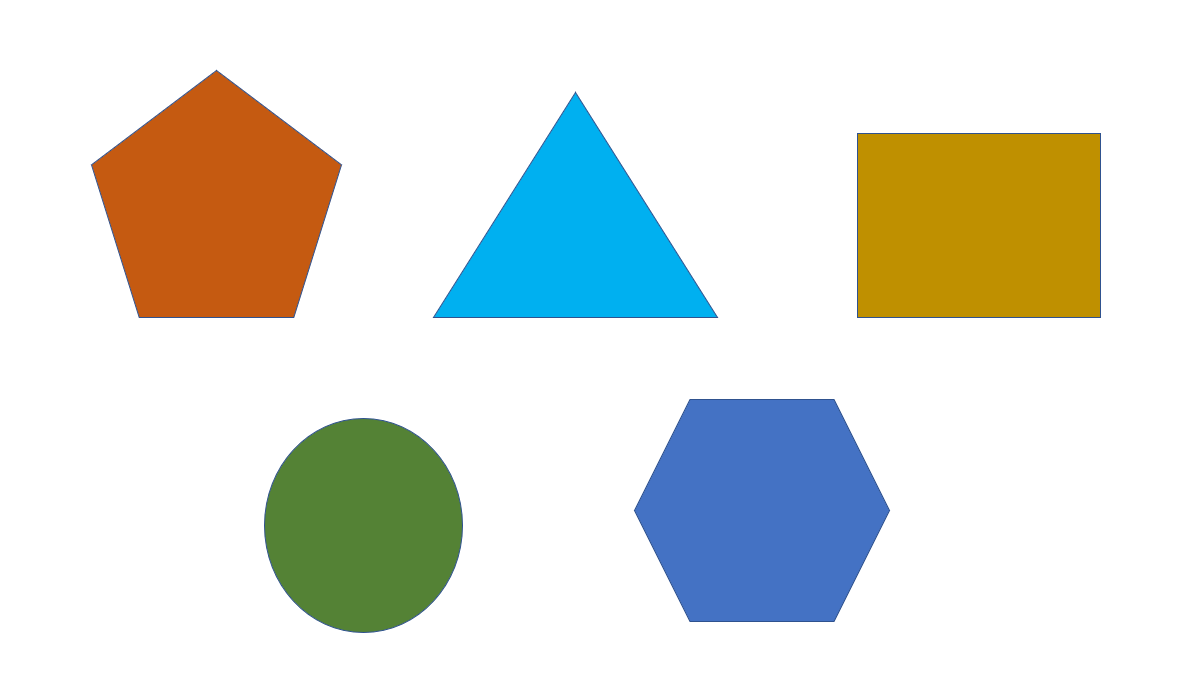
#> input picture Day17/3.Project/inputImages/1.png, 1200 x 696 px; its folder holds only this picture in this run
$ python shape_detection.py
#> lines starting #> are read from the running program, lines starting #| are printed output that depends on the picture; after the words box and inside, x2 and y2 are one past the last pixel; in counts of white or black regions, pixels touching at a corner belong together
import os
import cv2
import numpy as np

#################### Load Image
def load_image(image_path):
    return cv2.imread(image_path)

#################### Convert to Grayscale
def convert_to_grayscale(image):
    return cv2.cvtColor(image, cv2.COLOR_BGR2GRAY)

################### Apply Threshold
def apply_threshold(gray):
    _, threshold = cv2.threshold(gray, 200, 255, cv2.THRESH_BINARY_INV)
    return threshold

################## Detect Contours
def detect_contours(binary_image):
    contours, hierarchy = cv2.findContours(binary_image,cv2.RETR_EXTERNAL,cv2.CHAIN_APPROX_SIMPLE)
    return contours

############### Detect Shape
def detect_shape(contour):
    perimeter = cv2.arcLength(contour, True)
    hull = cv2.convexHull(contour)
    approx = cv2.approxPolyDP(hull, 0.02 * cv2.arcLength(hull, True), True)
    sides = len(approx)
    if sides == 3:
        return "Triangle"
    elif sides == 4:
        # Distinguish Square and Rectangle
        x, y, w, h = cv2.boundingRect(approx)
        aspect_ratio = w / float(h)
        if 0.95 <= aspect_ratio <= 1.05:
            return "Square"
        else:
            return "Rectangle"
    elif sides == 5:
        return "Pentagon"
    elif sides == 6:
        return "Hexagon"
    else:
        return "Circle"
################## Draw Contours and Labels
def draw_shapes(image, contours):
    output = image.copy()
    for contour in contours:
        area = cv2.contourArea(contour)
        if area < 100:
            continue
        perimeter = cv2.arcLength(contour, True)
        shape = detect_shape(contour)
        cv2.drawContours(output, [contour], -1, (0, 255, 0), 2)
        # Bounding Rectangle
        x, y, w, h = cv2.boundingRect(contour)
        cv2.rectangle(output, (x, y), (x + w, y + h), (255, 0, 0), 2)
        # Shape Label
        cv2.putText(output,shape,(x, y - 40),cv2.FONT_HERSHEY_SIMPLEX,0.6,(0, 0, 255),2)
    return output


################## Draw Only Contours
def draw_contours(image, contours):
    contour_image = image.copy()
    cv2.drawContours(contour_image,contours,-1,(0, 255, 0),2)
    return contour_image

#################### Save Images
def save_images(filename,original,contour_image,final_image,output_folder):
    name = os.path.splitext(filename)[0]
    cv2.imwrite(
        os.path.join(output_folder, f"{name}_original.png"),
        original
    )
    cv2.imwrite(
        os.path.join(output_folder, f"{name}_contours.png"),
        contour_image
    )
    cv2.imwrite(
        os.path.join(output_folder, f"{name}_shapes.png"),
        final_image
    )

###################### Process One Image
def process_image(image_path, output_folder):
    filename = os.path.basename(image_path)
    image = load_image(image_path)
    if image is None:
        print(f"Cannot read {filename}")
        return
    gray = convert_to_grayscale(image)
    threshold = apply_threshold(gray)
    contours = detect_contours(threshold)
    contour_image = draw_contours(image, contours)
    final_image = draw_shapes(image, contours)
    save_images(filename,image,contour_image,final_image,output_folder)
    print(f"Processed: {filename}")

##################### Process Folder
def process():
    input_folder = "inputImages"
    output_folder = "outputImages"
    os.makedirs(output_folder, exist_ok=True)
    valid_extensions = (".jpg",".jpeg",".png",".bmp",".tif",".tiff"
    )
    images = [
        file
        for file in os.listdir(input_folder)
        if file.lower().endswith(valid_extensions)
    ]
    print(f"Total Images Found: {len(images)}")
    for image_name in images:
        image_path = os.path.join(input_folder, image_name)
        process_image(image_path,output_folder)
#> in load_image, returned value is the input picture: shape (696, 1200, 3); mean B, G, R 217.3, 224.6, 221.5
#> in convert_to_grayscale, `return cv2.cvtColor(image, cv2.COLOR_BGR2GRAY)`:
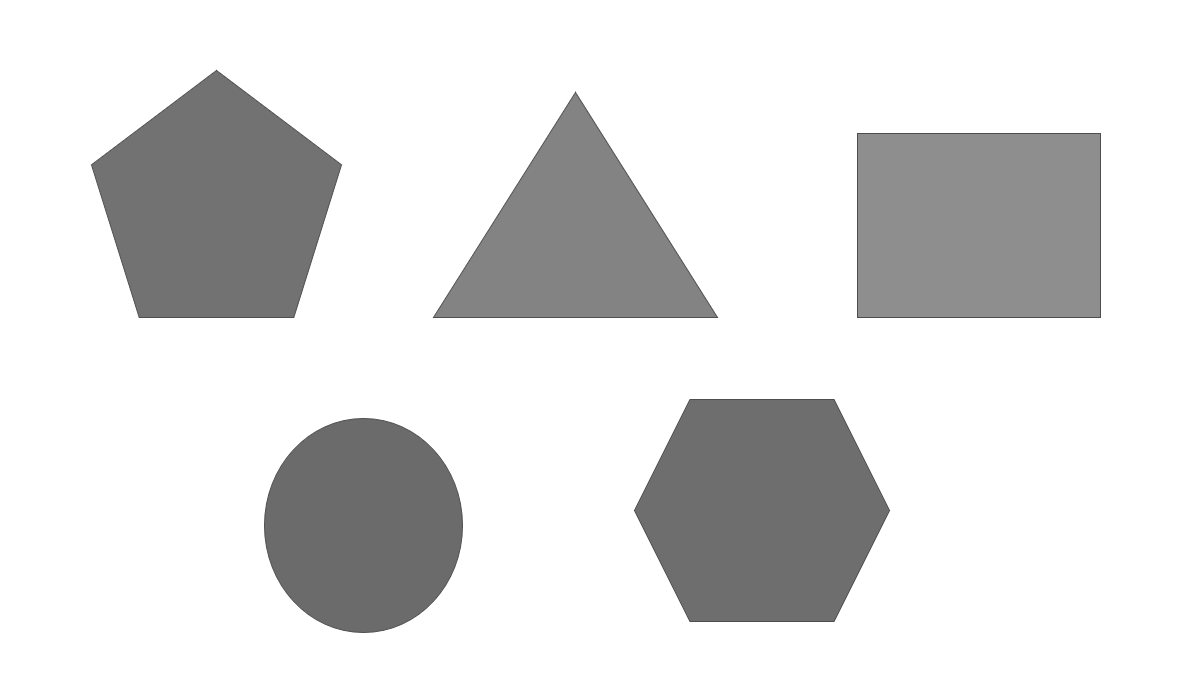
#> returned value: shape (696, 1200); min 78, max 255, mean 222.9
#> in apply_threshold, `_, threshold = cv2.threshold(gray, 200, 255, cv2.THRESH_BINARY_INV)`:
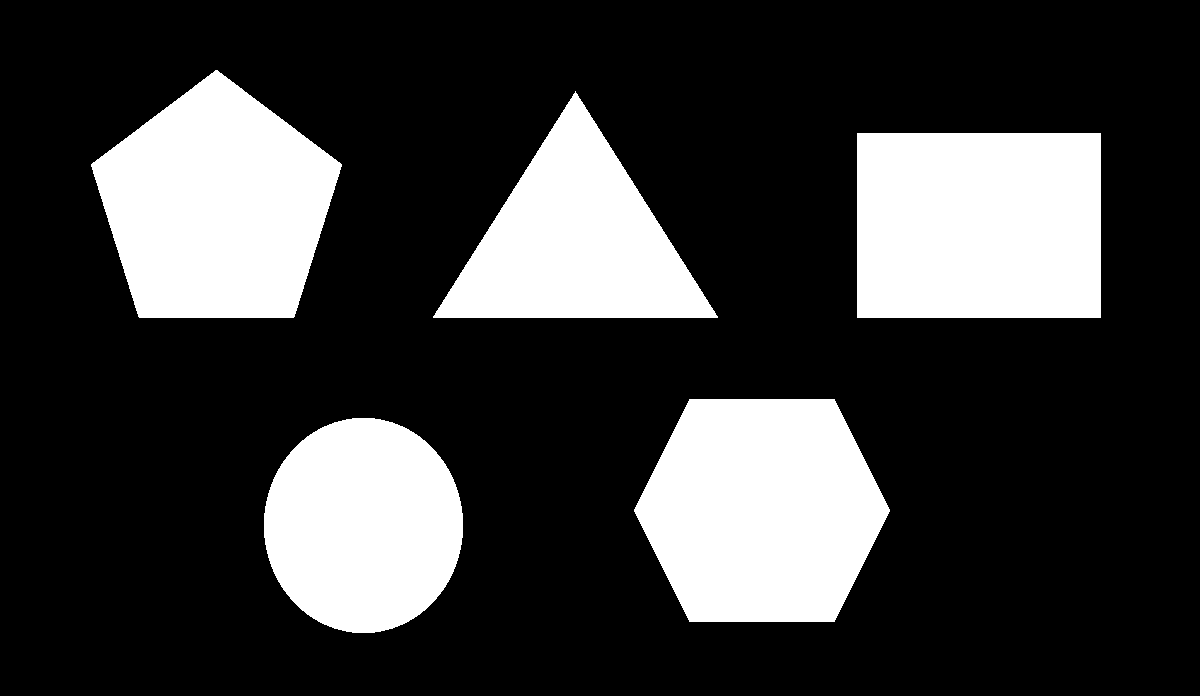
#> threshold: shape (696, 1200); 23.9% white; 5 white regions
#> in detect_contours, `contours, hierarchy = cv2.findContours(binary_image,cv2.RETR_EXTERNAL,..`: contours = 5 contours; box (x1, y1, x2, y2) and area: (857, 133, 1101, 318) 44712, (634, 399, 890, 622) 44400, (91, 70, 342, 318) 42832, (264, 418, 463, 633) 33404, (433, 91, 718, 318) 32097
#> in draw_contours, `cv2.drawContours(contour_image,contours,-1,(0, 255, 0),2)`:
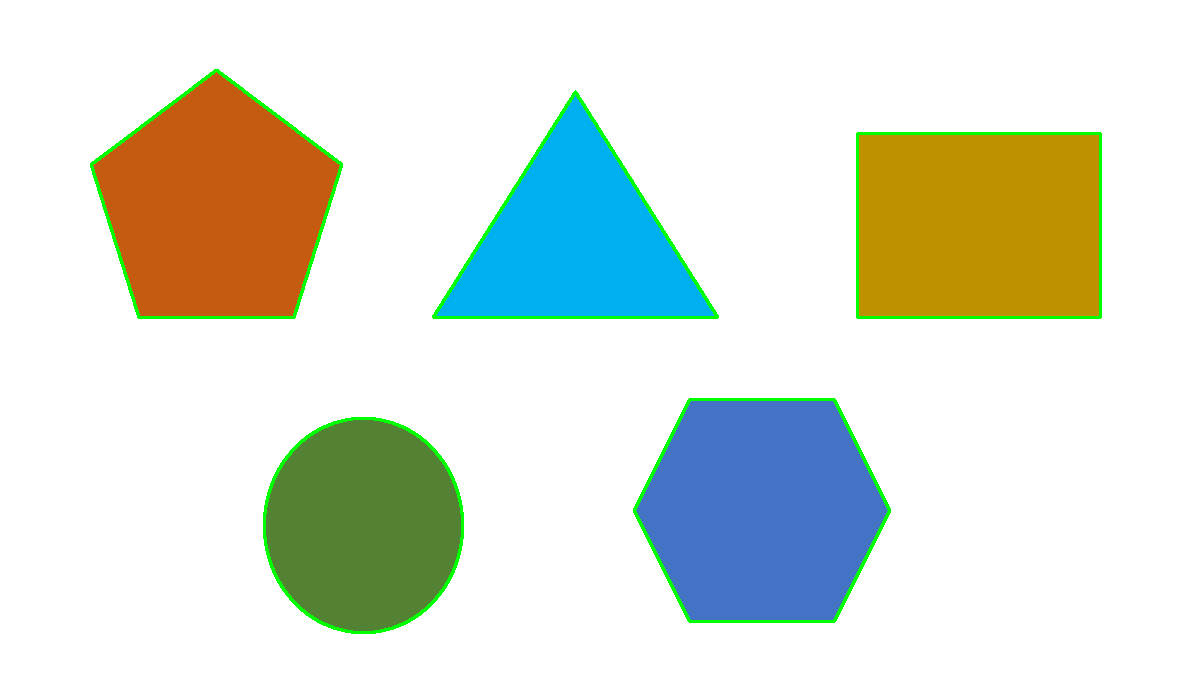
#> contour_image: shape (696, 1200, 3); 1.54% of pixels changed, all inside (x1, y1, x2, y2) = (90, 69, 1102, 634)
#> the loop in draw_shapes, `for contour in contours:` made 5 passes
#> (area, sides in detect_shape, shape, x, y, w, h) on passes 1, 2, 5: (33404, 8, 'Circle', 264, 418, 199, 215), (44400, 6, 'Hexagon', 634, 399, 256, 223), (42832, 5, 'Pentagon', 91, 70, 251, 248)
#> after the loop in draw_shapes, `for contour in contours:`:
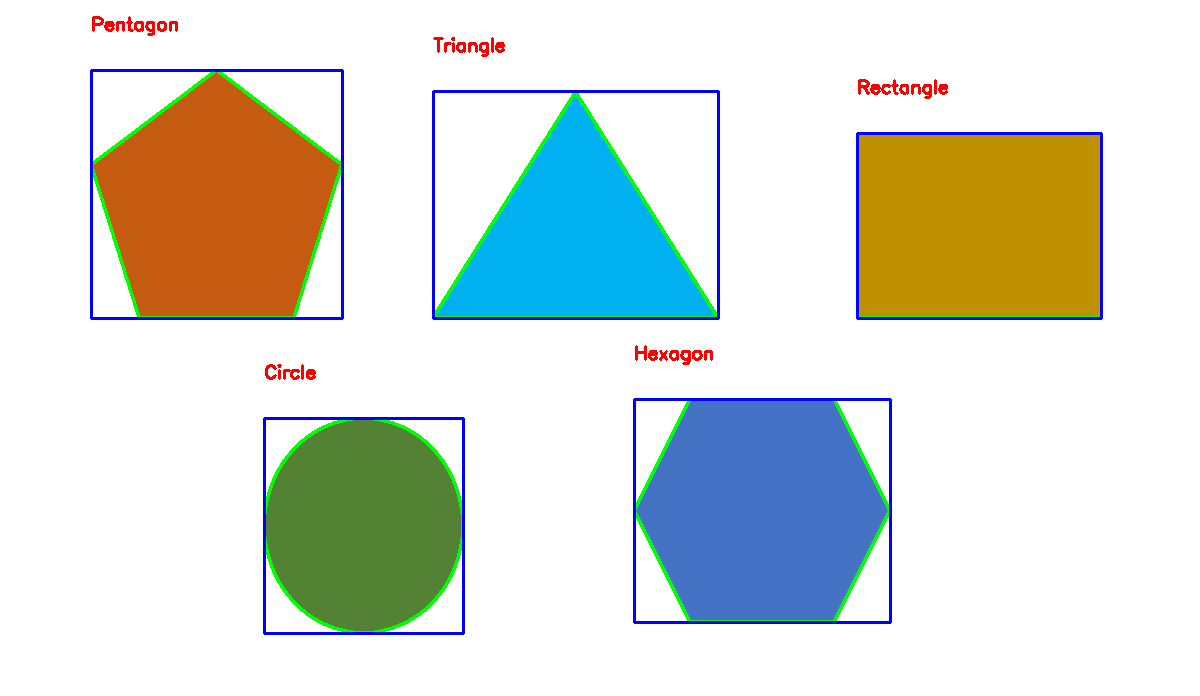
#> output: shape (696, 1200, 3); 3.06% of pixels changed, all inside (x1, y1, x2, y2) = (90, 16, 1103, 635)
    print("Processing Completed.")

#################### Main
if __name__ == "__main__":
    process()

$ run again, on Day17/3.Project/inputImages/4.png
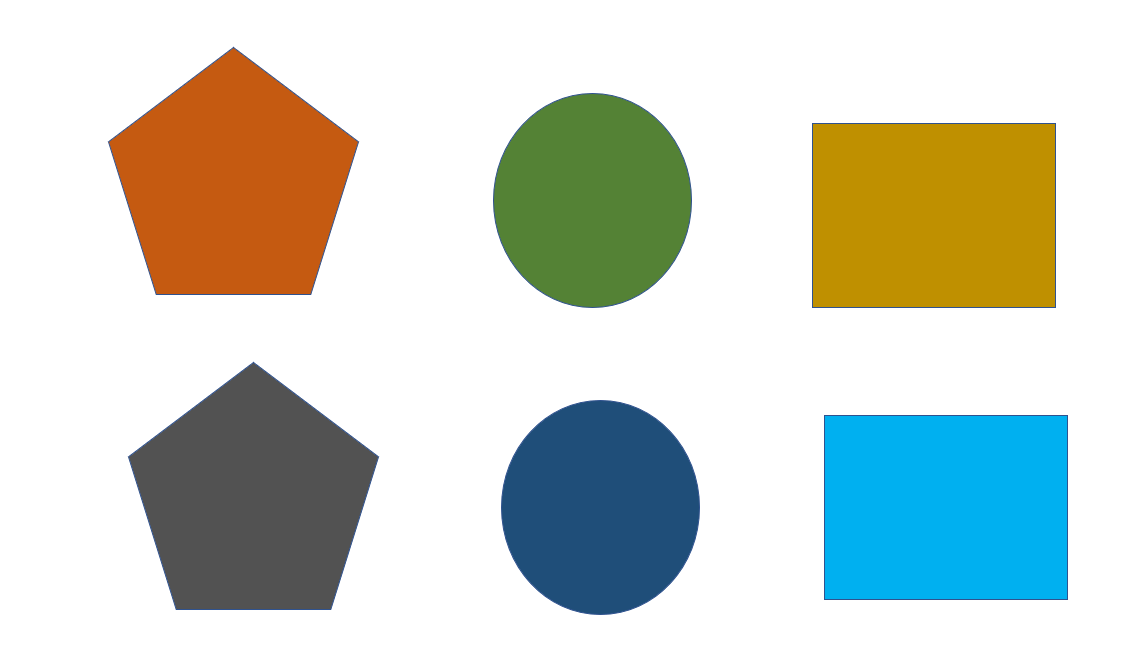
#> input picture Day17/3.Project/inputImages/4.png, 1135 x 658 px
#> in load_image, returned value is the input picture: shape (658, 1135, 3); mean B, G, R 200.2, 210.2, 204.3
#> in apply_threshold, `_, threshold = cv2.threshold(gray, 200, 255, cv2.THRESH_BINARY_INV)`:
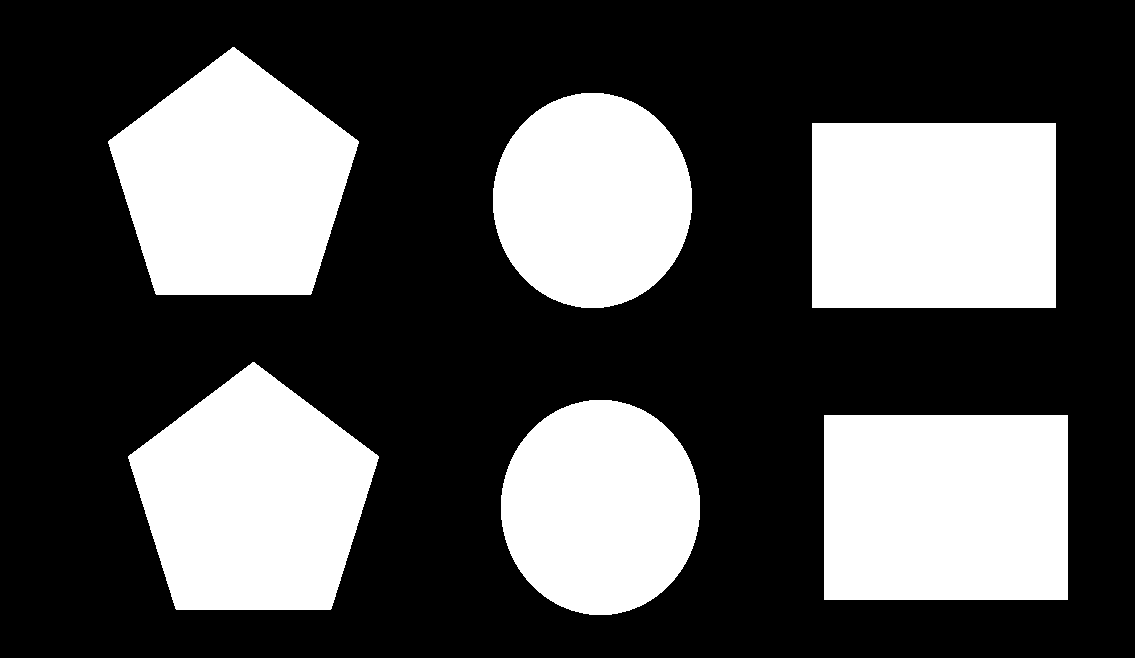
#> threshold: shape (658, 1135); 32.7% white; 6 white regions
#> in detect_contours, `contours, hierarchy = cv2.findContours(binary_image,cv2.RETR_EXTERNAL,..`: contours = 6 contours; box (x1, y1, x2, y2) and area: (824, 415, 1068, 600) 44712, (812, 123, 1056, 308) 44712, (108, 47, 359, 295) 42832, (128, 362, 379, 610) 42830, (501, 400, 700, 615) 33406, (493, 93, 692, 308) 33404
#> contour_image: shape (658, 1135, 3); 2.01% of pixels changed, all inside (x1, y1, x2, y2) = (107, 46, 1069, 616)
#> the loop in draw_shapes, `for contour in contours:` made 6 passes
#> (area, sides in detect_shape, shape, x, y, w, h) on passes 2, 3, 5, 6: (33406, 8, 'Circle', 501, 400, 199, 215), (42830, 5, 'Pentagon', 128, 362, 251, 248), (33404, 8, 'Circle', 493, 93, 199, 215), (42832, 5, 'Pentagon', 108, 47, 251, 248)
#> after the loop in draw_shapes, `for contour in contours:`:
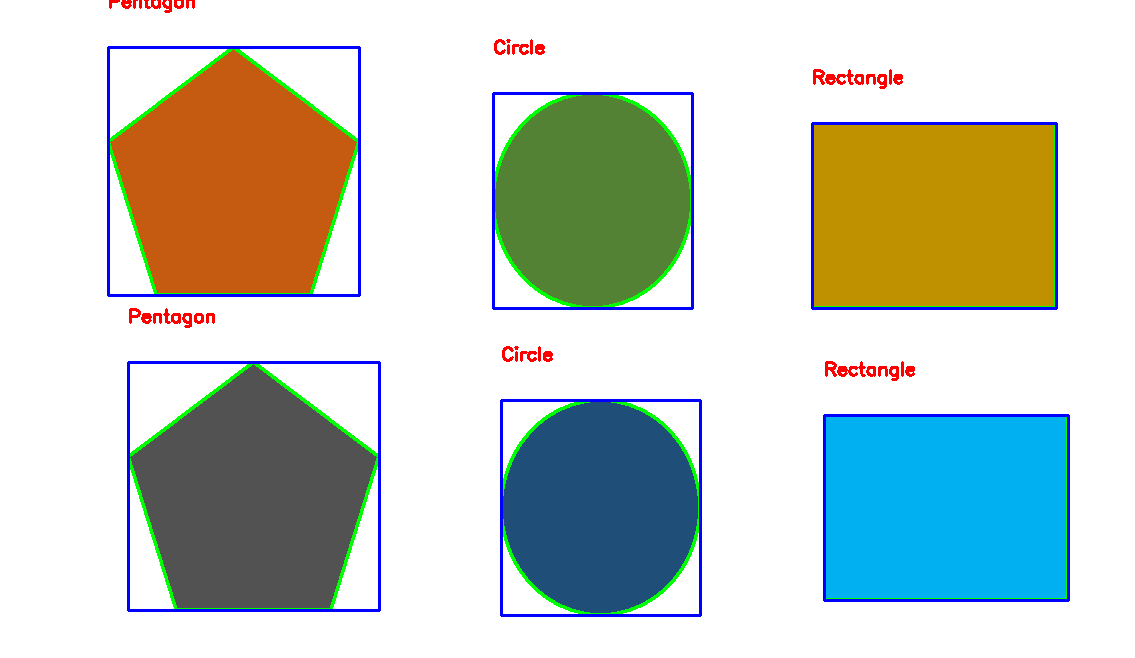
#> output: shape (658, 1135, 3); 3.84% of pixels changed, all inside (x1, y1, x2, y2) = (107, 0, 1070, 617)

$ run again, on Day17/3.Project/inputImages/5.png
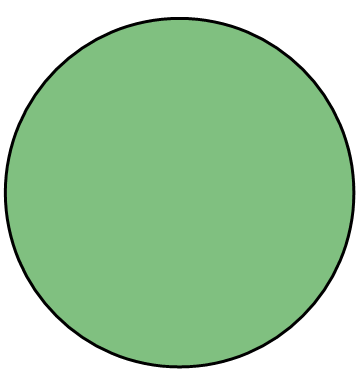
#> input picture Day17/3.Project/inputImages/5.png, 361 x 378 px
#> in load_image, returned value is the input picture: shape (378, 361, 3); mean B, G, R 161.6, 205.6, 161.6
#> in apply_threshold, `_, threshold = cv2.threshold(gray, 200, 255, cv2.THRESH_BINARY_INV)`:
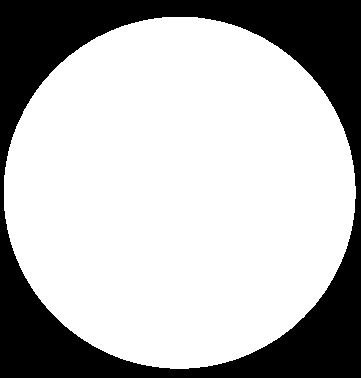
#> threshold: shape (378, 361); 71.3% white; 1 black region
#> in detect_contours, `contours, hierarchy = cv2.findContours(binary_image,cv2.RETR_EXTERNAL,..`: contours = 1 contour; box (x1, y1, x2, y2) and area: (4, 17, 356, 369) 96786
#> contour_image: shape (378, 361, 3); 2.79% of pixels changed, all inside (x1, y1, x2, y2) = (3, 16, 357, 370)
#> the loop in draw_shapes, `for contour in contours:` made 1 pass
#> (area, sides in detect_shape, shape, x, y, w, h) on pass 1: (96786.5, 8, 'Circle', 4, 17, 352, 352)
#> after the loop in draw_shapes, `for contour in contours:`:
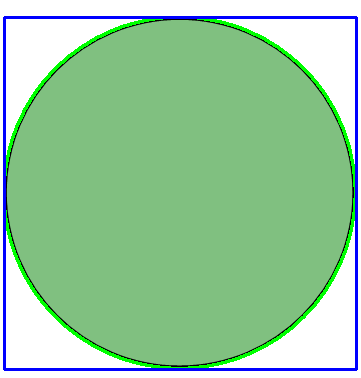
#> output: shape (378, 361, 3); 5.56% of pixels changed, all inside (x1, y1, x2, y2) = (3, 16, 358, 371)

$ run again, on Day17/3.Project/inputImages/6.png
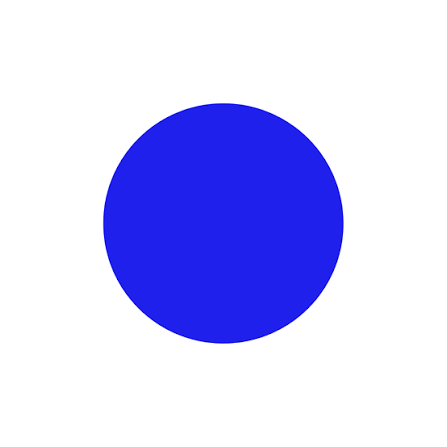
#> input picture Day17/3.Project/inputImages/6.png, 447 x 447 px
#> in load_image, returned value is the input picture: shape (447, 447, 3); mean B, G, R 250.9, 204.3, 204.3
#> in apply_threshold, `_, threshold = cv2.threshold(gray, 200, 255, cv2.THRESH_BINARY_INV)`:
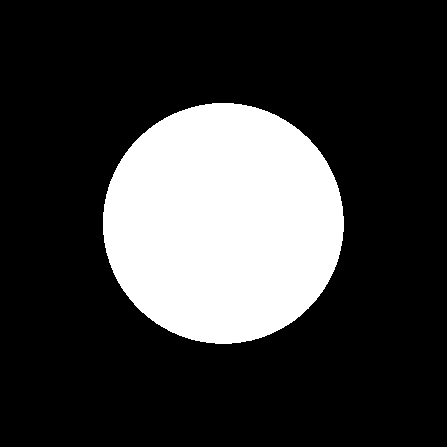
#> threshold: shape (447, 447); 22.8% white; 1 white region
#> in detect_contours, `contours, hierarchy = cv2.findContours(binary_image,cv2.RETR_EXTERNAL,..`: contours = 1 contour; box (x1, y1, x2, y2) and area: (103, 103, 344, 344) 45187
#> contour_image: shape (447, 447, 3); 1.3% of pixels changed, all inside (x1, y1, x2, y2) = (102, 102, 345, 345)
#> the loop in draw_shapes, `for contour in contours:` made 1 pass
#> (area, sides in detect_shape, shape, x, y, w, h) on pass 1: (45187, 8, 'Circle', 103, 103, 241, 241)
#> after the loop in draw_shapes, `for contour in contours:`:
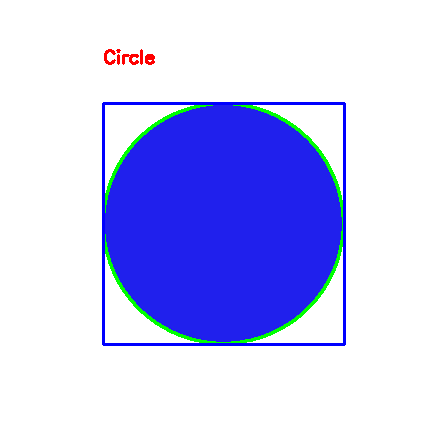
#> output: shape (447, 447, 3); 2.77% of pixels changed, all inside (x1, y1, x2, y2) = (102, 49, 346, 346)
